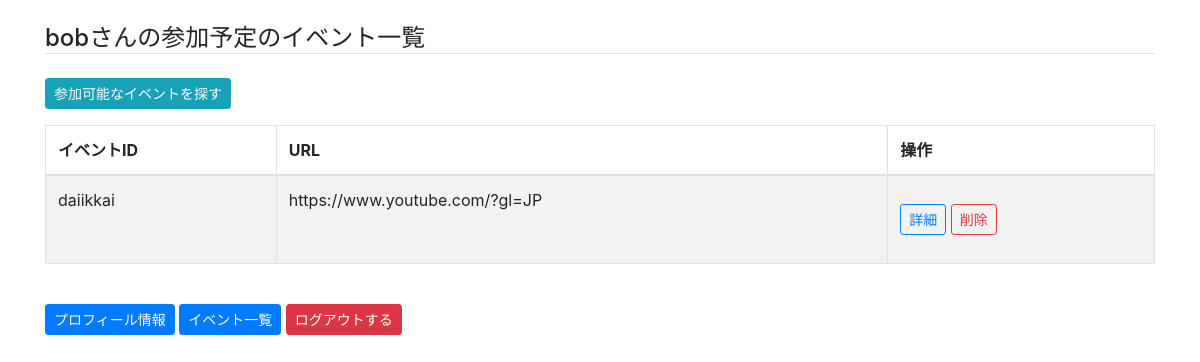
Page /matching/user/my_events_list/ (signed in) on the committed database.
### matching/models.py (models this page shows, shortened)
class User(AbstractBaseUser):
    username = models.CharField('ユーザー名', max_length=255, unique=True)
    email = models.EmailField('メールアドレス', unique=True)
    first_name = models.CharField('名前', max_length=255, )
    last_name = models.CharField('苗字', max_length=255, )
    profile_image = models.ImageField('プロフィール画像', upload_to='profile_images/')
    profile_image_edit = ImageSpecField(source='profile_image', processors=[ResizeToFill(100, 100)], )
    nickname = models.CharField('ニックネーム', max_length=255, blank=True)
    university = models.CharField('大学名', max_length=255, blank=True)
    date_of_birth = models.DateField('誕生日', blank=True, null=True)
    sex = models.CharField('性別', max_length=255, choices=constract.SEX_CATEGORY, default='', blank=True)
    year = models.IntegerField('卒年', choices=constract.YEAR_CATEGORY, blank=True, null=True)
    s_and_h = models.CharField('理文', max_length=255, choices=constract.S_AND_H_CATEGORY, default='', blank=True)
    major = models.CharField('専攻', max_length=255, choices=constract.MAJOR_CATEGORY, default='', blank=True)
    indestry1 = models.IntegerField('志望業種１',
                                    choices=constract.INDESTRY_CATEGORY,
                                    blank=True)
    indestry2 = models.IntegerField('志望業種２',
                                    choices=constract.INDESTRY_CATEGORY,
                                    blank=True)
    indestry3 = models.IntegerField('志望業種３',
                                    choices=constract.INDESTRY_CATEGORY,
                                    blank=True)
    job1 = models.CharField('志望職種１', max_length=255,
                            choices=constract.JOB_CATEGORY,
                            blank=True)
    job2 = models.CharField('志望職種２', max_length=255,
                            choices=constract.JOB_CATEGORY,
                            blank=True)
    job3 = models.CharField('志望職種３', max_length=255,
                            choices=constract.JOB_CATEGORY,
                            blank=True)
    company_type = models.CharField('会社規模', max_length=255, choices=constract.COMPANY_TYPE_CATEGORY, default='',
                                    blank=True)
    recruiter_type = models.CharField('組織タイプ', choices=constract.RECRUITER_TYPE, max_length=255, blank=True)
    company_name = models.CharField('会社名・組織名', max_length=255, blank=True)
    department_name = models.CharField('部署名', max_length=255, blank=True)
    position = models.CharField('役職', max_length=255, blank=True)
    operating_medium = models.CharField('運営媒体・運営会社', max_length=255, blank=True)
    is_student = models.BooleanField(verbose_name='学生であるか', default=False)
    enable_host_event = models.BooleanField(verbose_name='イベント開催できるか', default=False)
    enable_join_matching = models.BooleanField(verbose_name='マッチング対象か', default=False)
    is_active = models.BooleanField(default=True)
    is_admin = models.BooleanField(default=False)
    objects = UserManager()
    USERNAME_FIELD = 'username'
    REQUIRED_FIELDS = ['email']

class Event(models.Model):
    event_id = models.CharField('イベントID', max_length=255, unique=True)
    name = models.CharField('イベント名', max_length=255)
    host = models.CharField('主催者', max_length=255)
    thumbnail = models.ImageField('サムネイル', upload_to='thumbnails/', )
    thumbnail_edit = ImageSpecField(source='thumbnail', processors=[ResizeToFill(250, 250)], )
    place = models.CharField('開催場所', max_length=255)
    event_type_tag = models.CharField('イベントタイプ', choices=constract.EVENT_TYPE, max_length=255)
    video_url = models.URLField('イベントリンク', max_length=3000, null=True, blank=True)
    date = models.DateTimeField('開始日時', )
    time = models.DurationField('開催時間', max_length=255)
    participant_num = models.PositiveIntegerField('参加可能人数', default=0)
    comment01 = models.TextField('当日の流れ')
    comment02 = models.TextField('主催者から一言')
    created_by = models.CharField('作成者', max_length=255, blank=True)
    created_at = models.DateTimeField('作成日', auto_now_add=True)
    updated_at = models.DateTimeField('更新日', auto_now=True)
    enable_matching = models.BooleanField('全員に表示させる', default=True)
    recommend_users = models.TextField('マッチングしたユーザー', blank=True)
    year = models.CharField('卒年', max_length=255)
    s_and_h = models.CharField('理文', max_length=255, choices=utils.category_add_all(constract.S_AND_H_CATEGORY),
                               default='')
    indestry1 = models.IntegerField('志望業種１',
                                    choices=utils.category_add_all(constract.INDESTRY_CATEGORY),
                                    default='')
    indestry2 = models.IntegerField('志望業種２',
                                    choices=utils.category_add_all(constract.INDESTRY_CATEGORY),
                                    default='')
    indestry3 = models.IntegerField('志望業種３',
                                    choices=utils.category_add_all(constract.INDESTRY_CATEGORY),
                                    default='')
    students = models.ManyToManyField(User,
                                      verbose_name='参加予定のユーザー',
                                      related_name='join_event'
                                      )

### matching/views.py (the view)
# urls.py: path('user/my_events_list/', views.MyEventsList.as_view(), name='my_events_list'),  # 参加予定のイベント一覧
class MyEventsList(ListView, LoginRequiredMixin):
    context_object_name = 'my_events'
    template_name = 'matching/my_events_list.html'
    paginate_by = 10  # １ページは最大10件ずつでページングする
    def get(self, request):
        user = self.request.user
        if not user.is_student:
            return redirect('matching:no_authority')
        my_events = user.join_event.all()
        self.object_list = Event.objects.filter(
            event_id__in=[mps.event_id for mps in my_events],
        )
        context = self.get_context_data(object_list=self.object_list)
        return self.render_to_response(context)

### templates/matching/my_events_list.html (shortened to what this page needs)
{% extends "matching/base.html" %}
{% block content %}
    {% if user.nickname == "" %}
        <h4 class="mt-4 border-bottom">参加予定のイベント一覧</h4>
    {% else %}
        <h4 class="mt-4 border-bottom">{{ user.nickname }}さんの参加予定のイベント一覧</h4>
    {% endif %}
    <a href="{% url 'matching:events_list' %}"
       class="btn btn-info btn-sm my-3" role="button">参加可能なイベントを探す</a>
    <table class="table table-striped table-bordered">
        <thead>
        <tr>
            <th>イベントID</th>
            <th>URL</th>
            <th>操作</th>
        </tr>
        </thead>
        <tbody>
        {% for event in my_events %}
            <tr>
                <td>{{ event.event_id }}</td>
                <td>{{ event.video_url }}</td>
                <td>
                    <a href="{% url 'matching:event_detail' event_id=event.event_id %}"
                       class="btn btn-outline-primary btn-sm my-3" role="button">詳細</a>
                    <button class="btn btn-outline-danger btn-sm del_confirm" data-toggle="modal"
                            data-target="#deleteModal" data-name="{{ event.name }}"
                            data-url="{% url 'matching:my_event_del' event_id=event.event_id %}"
                    >
                        削除
                    </button>
                </td>
            </tr>
        {% endfor %}
        </tbody>
    </table>
    <a href="{% url 'matching:user' %}" class="btn btn-primary btn-sm my-4" role="button">プロフィール情報</a>
    {% if user.is_student %}
        <a href="{% url 'matching:events_list' %}" class="btn btn-primary btn-sm my-4"
           role="button">イベント一覧</a>
    {% endif %}
    <a href="{% url 'matching:logout' %}" class="btn btn-danger btn-sm my-4" role="button">ログアウトする</a>
{% endblock content %}

### rows in the picture
User: nickname "bob"
Event: event_id "daiikkai", video_url "https://www.youtube.com/?gl=JP"
